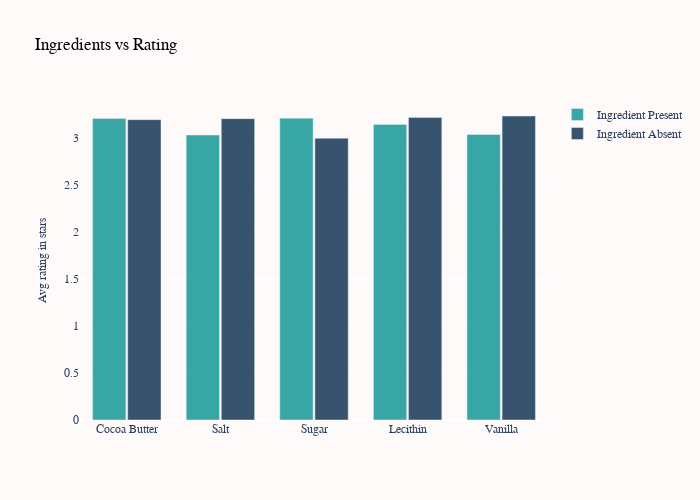

The notebook cell saved with this chart:
### Code cell
# Plot the presence/absence of these ingredients vs Avg. Rating
fig4 = go.Figure()
fig4=fig4.add_trace(go.Bar(
    x=combined_ingredients[combined_ingredients['Ingredient Present?']=='True']['Ingredient'],
    y=combined_ingredients[combined_ingredients['Ingredient Present?']=='True']['Avg Rating'],
    hovertext=combined_ingredients[combined_ingredients['Ingredient Present?']=='True']['# of bars'],
    hovertemplate = 'Ingredient : %{x}' +  '<br>Avg Rating: %{y}'+'<br>Number of Chocolate bars : %{hovertext}' ,
    name='Ingredient Present',
    marker_color='rgb(56, 166, 165)'
))
fig4=fig4.add_trace(go.Bar(
    x=combined_ingredients[combined_ingredients['Ingredient Present?']=='False']['Ingredient'],
    y=combined_ingredients[combined_ingredients['Ingredient Present?']=='False']['Avg Rating'],
    hovertext=combined_ingredients[combined_ingredients['Ingredient Present?']=='False']['# of bars'],
    hovertemplate = 'Ingredient : %{x}' +  '<br>Avg Rating: %{y}'+'<br>Number of Chocolate bars : %{hovertext}' ,
    name='Ingredient Absent',
    marker_color='rgb(55, 83, 109)'
))

fig4=fig4.update_layout(barmode='group',
                       paper_bgcolor="snow",
                    plot_bgcolor="snow",
    title_text="Ingredients vs Rating",
    font_family="Arial",
    title_font_family="Times New Roman",
    title_font_color="black",
    bargap=0.25, # gap between bars of adjacent location coordinates.
    bargroupgap=0.05, # gap between bars of the same location coordinate.
    height=500,
    width=700,
                       
    yaxis=dict(
        title='Avg rating in stars',
        titlefont_size=12,
        tickfont_size=12,
    ),                   )
fig4.show()

### Figure 1 — Plotly figure (JSON) as saved in the notebook; plotly's stock layout.template omitted (floating-point values rounded to 4 significant figures)
{"data": [{"hovertemplate": "Ingredient : %{x}<br>Avg Rating: %{y}<br>Number of Chocolate bars : %{hovertext}", "hovertext": [1535, 37, 2142, 479, 348], "marker": {"color": "rgb(56, 166, 165)"}, "name": "Ingredient Present", "type": "bar", "x": ["Cocoa Butter", "Salt", "Sugar", "Lecithin", "Vanilla"], "y": [3.202, 3.027, 3.206, 3.14, 3.032]}, {"hovertemplate": "Ingredient : %{x}<br>Avg Rating: %{y}<br>Number of Chocolate bars : %{hovertext}", "hovertext": [689, 2187, 82, 1745, 1876], "marker": {"color": "rgb(55, 83, 109)"}, "name": "Ingredient Absent", "type": "bar", "x": ["Cocoa Butter", "Salt", "Sugar", "Lecithin", "Vanilla"], "y": [3.191, 3.201, 2.994, 3.215, 3.229]}], "layout": {"bargap": 0.25, "bargroupgap": 0.05, "barmode": "group", "font": {"family": "Arial"}, "height": 500, "paper_bgcolor": "snow", "plot_bgcolor": "snow", "title": {"font": {"color": "black", "family": "Times New Roman"}, "text": "Ingredients vs Rating"}, "width": 700, "yaxis": {"tickfont": {"size": 12}, "title": {"font": {"size": 12}, "text": "Avg rating in stars"}}}}
